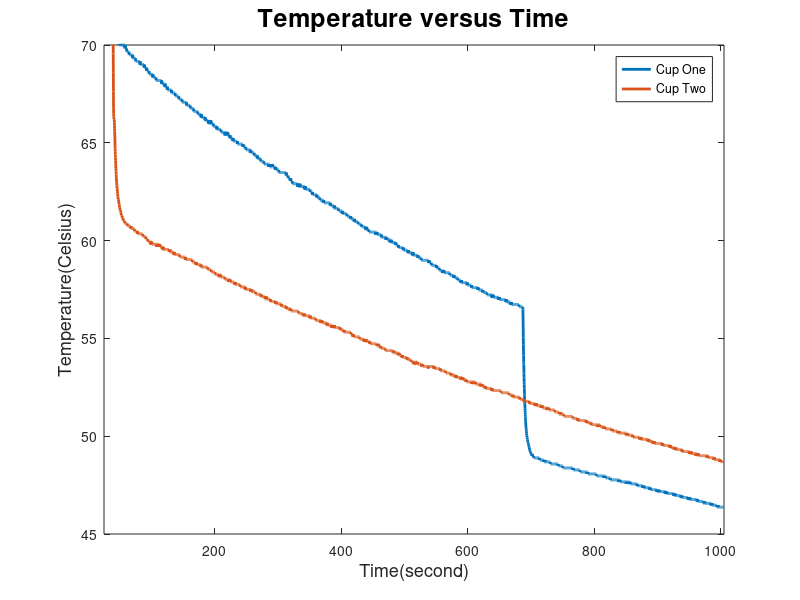

The MATLAB script that drew this image:
data = csvread('lab_data.csv');
time = zeros(1,6699);
volt1 = zeros(1,6699);
volt2 = zeros(1,6699);
for i = 1:6699
    time(i) = data(i,1) + 600;
end
for i = 1:6699
    volt1(i) = data(i,2);
end
for i = 1:6699
    volt2(i) = data(i,3);
end

r1 = (1000*volt1)./(5.08-volt1);
r2 = (1000*volt2)./(5.08-volt2);

t1 = 1./(1/298 + log(volt1./(5.08-volt1))/3528);
t1 = t1 - 273;
t2 = 1./(1/298 + log(volt2./(5.08-volt2))/3528);
t2 = t2 - 273;

plot(time, t1, 'DisplayName', 'Cup One', 'LineWidth', 2)
hold on
plot(time, t2, 'DisplayName', 'Cup Two', 'LineWidth', 2)
hold off
axis([25 1005 45 70])
title('Temperature versus Time', 'fontsize', 18)
xlabel('Time(second)', 'fontsize', 13)
ylabel('Temperature(Celsius)', 'fontsize', 13)
legend('show')
